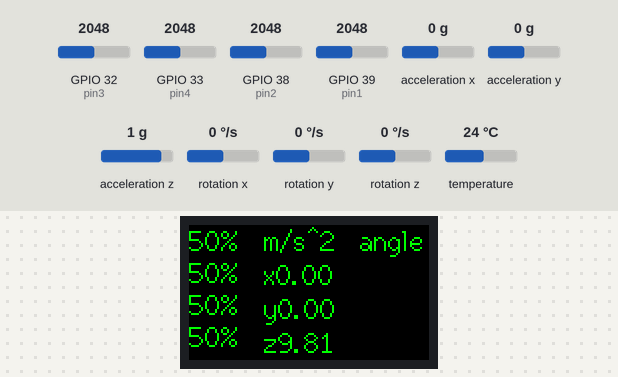
This program was run on a simulated ESP32. Shown: 240×135 colour display. Inputs (shaded band) come from the test bench; at power-on: acceleration x 0 g, GPIO 32 (pin3) = 2048, GPIO 33 (pin4) = 2048, GPIO 38 (pin2) = 2048, GPIO 39 (pin1) = 2048, acceleration y 0 g, acceleration z 1 g, rotation x 0 °/s, rotation y 0 °/s, rotation z 0 °/s, temperature 24 °C (analog values on the 0–4095 scale). What the program prints to the serial monitor is not drawn.

Above: at 1.3 s.
1.4 s: acceleration x set to -1.4 g
At 2.0 s:
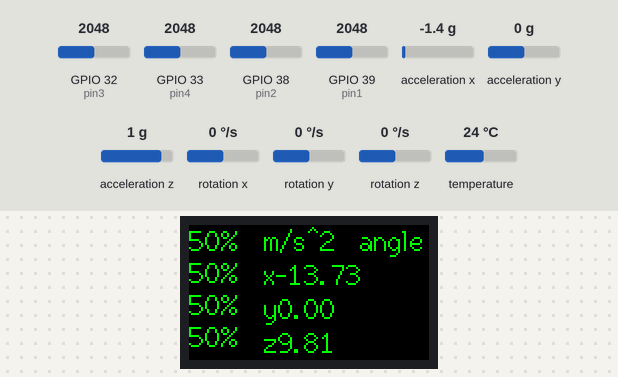
3.0 s: GPIO 32 (pin3) set to 2866
At 4.3 s:
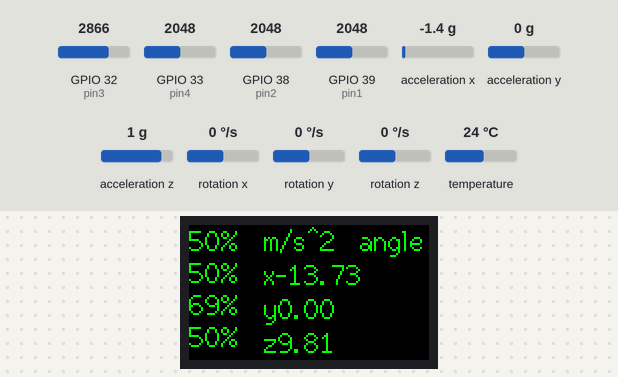
4.6 s: GPIO 33 (pin4) set to 2866
At 5.7 s:
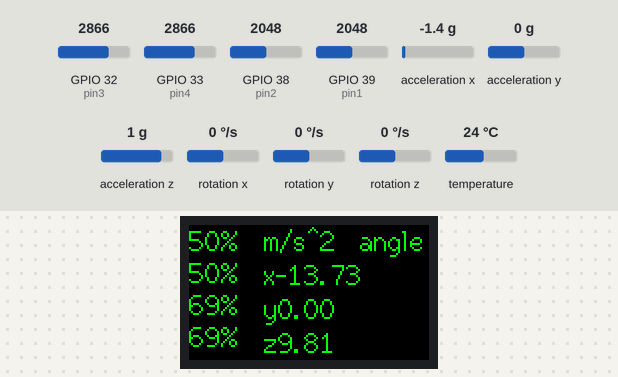
6.2 s: GPIO 38 (pin2) set to 2866
At 7.4 s:
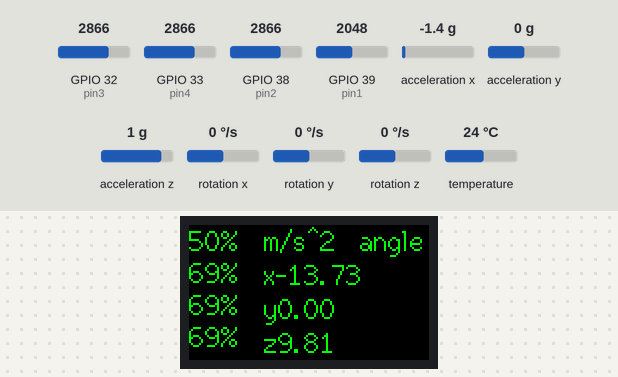
7.7 s: GPIO 39 (pin1) set to 2866
At 8.1 s:
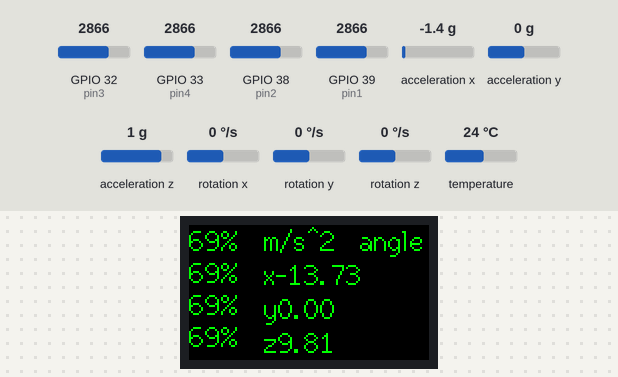
9.2 s: acceleration y set to -1.4 g
At 10.0 s:
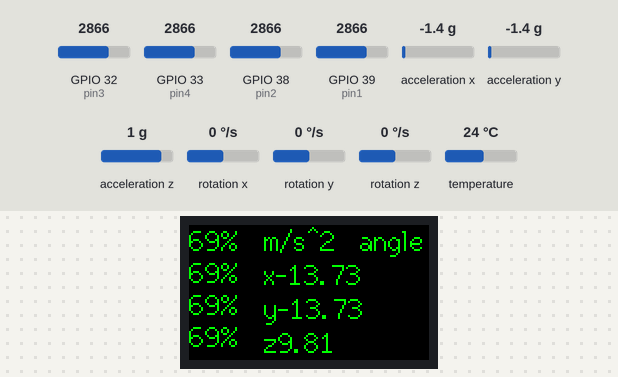
Timing chart, 0 to 11.8 s (numbered marks = the images above; inputs shaded):
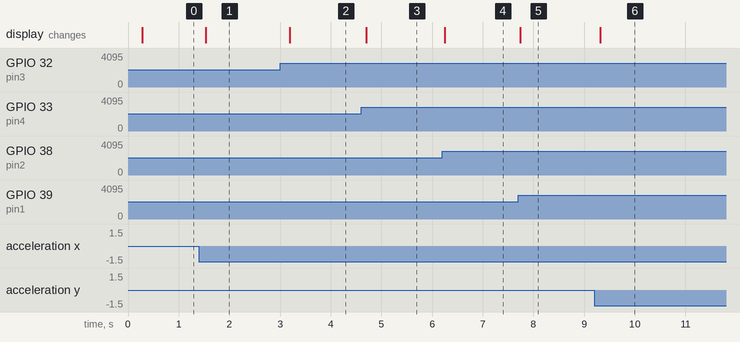

Measured:
- after the input at 1.4 s, the display: changes after 0.13 s (image 1)
- after the input at 3.0 s, the display: changes after 0.20 s (image 2)
- after the input at 4.6 s, the display: changes after 0.10 s (image 3)
- after the input at 6.2 s, the display: changes after 0.05 s (image 4)
- after the input at 7.7 s, the display: changes at once (image 5)
- after the input at 9.2 s, the display: changes after 0.12 s (image 6)

The program:

main.cpp
```cpp
#include <Arduino.h>


#include <esp_now.h>
#include <WiFi.h>
#include <TFT_eSPI.h> // Graphics and font library for ST7735 driver chip
#include <SPI.h>
#include <Adafruit_MPU6050.h>
#include <Adafruit_Sensor.h>
#include <Wire.h>

void OnDataSent(const uint8_t *mac_addr, esp_now_send_status_t status);
TFT_eSPI tft = TFT_eSPI();
TFT_eSprite img = TFT_eSprite(&tft);
Adafruit_MPU6050 mpu;
//init peerinfo
  //no screen mac address: 58:BF:25:9E:D5:14
  //heltec mac EC:62:60:B3:B7:BC            EC:62:60:B3:B7:BC
  uint8_t broadcastAddress[] = {0xEC, 0x62, 0x60, 0xB3, 0xB7, 0xBC};
  esp_now_peer_info_t peerInfo;


//init modular pins
  // ttgo 39 38 32 33
  int pin1=39;
  int pin2=38;
  int pin3=32;
  int pin4=33;
// init esp-now Structure
  typedef struct MARINOW {
    char command[32];
    int val1;
    int val2;
    int val3;
    int val4;
  } MARINOW;
  MARINOW send1;
//init pin percent and past percent struct
  typedef struct mainStruct{
    int pin1;
    int pin2;
    int pin3;
    int pin4;
    bool sendStat;
  }mainStruct;
  mainStruct data,dataTFT;
//init millis last
  int millisLastSend;
  int millisLastTFT;


void OnDataSent(const uint8_t *mac_addr, esp_now_send_status_t status) {
  Serial.print("\r\nLast Packet Send Status:\t");
  Serial.println(status == ESP_NOW_SEND_SUCCESS ? "Delivery Success" : "Delivery Fail");
  data.sendStat=status;
}

void setup() {
  // Init Serial Monitor, analog, and tft
    Serial.begin(115200);
    analogReadResolution(12);
    Serial.println("weaver V0.1");
  if (!mpu.begin()) {
    Serial.println("Failed to find MPU6050 chip");
    while (1) {
      delay(10);
    }
  }
  Serial.println("MPU6050 Found!");
  mpu.setAccelerometerRange(MPU6050_RANGE_8_G);
  mpu.setGyroRange(MPU6050_RANGE_500_DEG);
  mpu.setFilterBandwidth(MPU6050_BAND_21_HZ);
    tft.init();
    tft.setRotation(3);
    tft.fillScreen(TFT_BLACK);
  //init tft sprite
    img.createSprite(240, 135);
    img.fillSprite(TFT_BLACK);
  // Set device as a Wi-Fi Station
    WiFi.mode(WIFI_STA);

  // Init ESP-NOW
    if (esp_now_init() != ESP_OK) {
      Serial.println("Error initializing ESP-NOW");
      return;
    }

  // Register callback and peer
      esp_now_register_send_cb(OnDataSent);

    memcpy(peerInfo.peer_addr, broadcastAddress, 6);
    peerInfo.channel = 0;
    peerInfo.encrypt = false;

    // Add peer
      if (esp_now_add_peer(&peerInfo) != ESP_OK){
        Serial.println("Failed to add peer");
        return;
      }
}

void loop() {
  sensors_event_t a, g, temp;
  mpu.getEvent(&a, &g, &temp);
  //create percent values
    data.pin4 =round(map(analogRead(pin4),0,4095,0,100));
    data.pin3 =round(map(analogRead(pin3),0,4095,0,100));
    data.pin2 =round(map(analogRead(pin2),0,4095,0,100));
    data.pin1 =round(map(analogRead(pin1),0,4095,0,100));


  //Send message via ESP-NOW
    if(millis()-millisLastSend>25){
      millisLastSend=millis();
      // Set values to send
        send1.val1 = data.pin1;
        send1.val2 = data.pin2;
        send1.val3 = data.pin3;
        send1.val4 = data.pin4;
      esp_err_t result = esp_now_send(broadcastAddress, (uint8_t *) &send1, sizeof(send1));

      //check send result
        if (result == ESP_OK) {
          Serial.println("Sent with success");
         }
         else {
           Serial.println("Error sending the data");
         }
    }

  //tft refresh

        img.fillSprite(TFT_BLACK);
        img.setTextSize(2);
       //send success
         if(data.sendStat == ESP_NOW_SEND_SUCCESS)
        {img.setTextColor(TFT_GREEN);} else
        {img.setTextColor(TFT_RED);}
        /*
        img.drawString("pin 1:",0,0,2);img.drawNumber(data.pin1,75,0,2);img.drawString("%",100,0,2);
        img.drawString("pin 2:",0,34,2);img.drawNumber(data.pin2,75,34,2);img.drawString("%",100,34,2);
        img.drawString("pin 3:",0,68,2);img.drawNumber(data.pin3,75,68,2);img.drawString("%",100,68,2);
        img.drawString("pin 4:",0,102,2);img.drawNumber(data.pin4,75,102,2);img.drawString("%",100,102,2);
        */
        img.setCursor(0, 0, 2);
        img.print(data.pin1);img.println("%");
        img.print(data.pin2);img.println("%");
        img.print(data.pin3);img.println("%");
        img.print(data.pin4);img.println("%");
        img.setCursor(75,0,2); img.println("m/s^2  angle");
        img.setCursor(75,34.2);  img.print("x");img.println(a.acceleration.x);
        img.setCursor(75,68,2);  img.print("y");img.println(a.acceleration.y);
        img.setCursor(75,102,2);  img.print("z");img.println(a.acceleration.z);

        img.pushSprite(0, 0);
        //update tft variables
          dataTFT.pin1=data.pin1;
          dataTFT.pin2=data.pin2;
          dataTFT.pin3=data.pin3;
          dataTFT.pin4=data.pin4;
          dataTFT.sendStat=data.sendStat;


}
```
